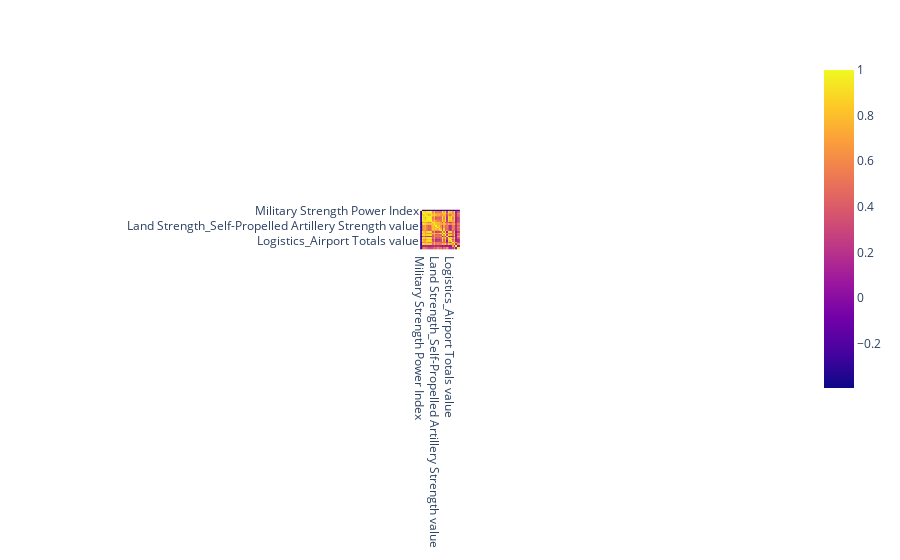

The code cell stored with this chart in its notebook:
### Code cell
fig = px.imshow(value_df.corr())
fig.show()

### Figure 1 — Plotly figure (JSON) as saved in the notebook; plotly's stock layout.template omitted (floating-point values rounded to 4 significant figures; data arrays with more than 128 entries replaced by an {"elided": "..."} marker saying what was removed)
{"data": [{"coloraxis": "coloraxis", "hovertemplate": "x: %{x}<br>y: %{y}<br>color: %{z}<extra></extra>", "name": "0", "type": "heatmap", "x": ["Military Strength Power Index", "Airforce Strength_Aircraft Strength value", "Airforce Strength_Fighter/Interceptor Strength value", "Airforce Strength_Attack Aircraft Strength value", "Airforce Strength_Transport Aircraft Fleet Strength value", "Airforce Strength_Trainer Aircraft Fleet value", "Airforce Strength_Helicopter Fleet Strength value", "Airforce Strength_Attack Helicopter Fleet Strength value", "Land Strength_Tank Strength value", "Land Strength_AFV/APC Strength value", "Land Strength_Self-Propelled Artillery Strength value", "Land Strength_Towed Artillery Strength value", "Land Strength_Rocket Projector Strength value", "Navy Strength_Navy Fleet Strengths value", "Navy Strength_Aircraft Carrier Fleet Strength value", "Navy Strength_Submarine Fleet Strength value", "Navy Strength_Destroyer Fleet Strength value", "Navy Strength_Frigate Fleet Strength value", "Finances_defense spending budget value", "Finances_External Debt value", "Logistics_Airport Totals value", "Natural resources_Oil Production value", "Natural resources_Oil Consumption value", "Natural resources_Proven Oil Reserves value", "Manpower_Available Manpower value", "Manpower_Total Population value"], "xaxis": "x", "y": ["Military Strength Power Index", "Airforce Strength_Aircraft Strength value", "Airforce Strength_Fighter/Interceptor Strength value", "Airforce Strength_Attack Aircraft Strength value", "Airforce Strength_Transport Aircraft Fleet Strength value", "Airforce Strength_Trainer Aircraft Fleet value", "Airforce Strength_Helicopter Fleet Strength value", "Airforce Strength_Attack Helicopter Fleet Strength value", "Land Strength_Tank Strength value", "Land Strength_AFV/APC Strength value", "Land Strength_Self-Propelled Artillery Strength value", "Land Strength_Towed Artillery Strength value", "Land Strength_Rocket Projector Strength value", "Navy Strength_Navy Fleet Strengths value", "Navy Strength_Aircraft Carrier Fleet Strength value", "Navy Strength_Submarine Fleet Strength value", "Navy Strength_Destroyer Fleet Strength value", "Navy Strength_Frigate Fleet Strength value", "Finances_defense spending budget value", "Finances_External Debt value", "Logistics_Airport Totals value", "Natural resources_Oil Production value", "Natural resources_Oil Consumption value", "Natural resources_Proven Oil Reserves value", "Manpower_Available Manpower value", "Manpower_Total Population value"], "yaxis": "y", "z": {"elided": "26x26 float values"}}], "layout": {"autosize": true, "coloraxis": {"colorscale": [[0, "#0d0887"], [0.1111, "#46039f"], [0.2222, "#7201a8"], [0.3333, "#9c179e"], [0.4444, "#bd3786"], [0.5556, "#d8576b"], [0.6667, "#ed7953"], [0.7778, "#fb9f3a"], [0.8889, "#fdca26"], [1, "#f0f921"]]}, "margin": {"t": 60}, "xaxis": {"anchor": "y", "autorange": true, "constrain": "domain", "domain": [0.4723, 0.5277], "range": [-0.5, 25.5], "scaleanchor": "y", "type": "category"}, "yaxis": {"anchor": "x", "autorange": true, "constrain": "domain", "domain": [0, 1], "range": [25.5, -0.5], "type": "category"}}}
